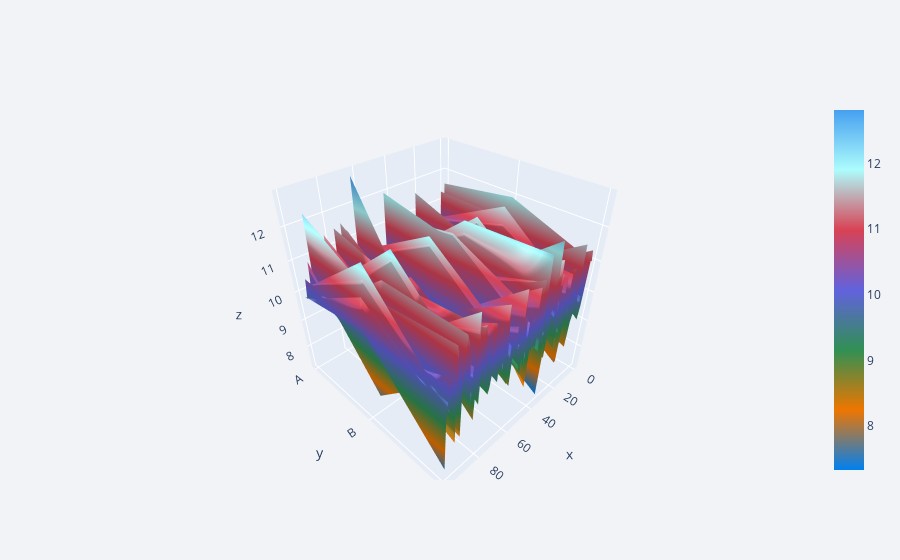

The notebook cell this image was saved under:
### Code cell
ran.iplot(kind='surface')

### Figure 1 — Plotly figure (JSON) as saved in the notebook; plotly's stock layout.template omitted (floating-point values rounded to 4 significant figures; data arrays with more than 128 entries replaced by an {"elided": "..."} marker saying what was removed)
{"data": [{"colorscale": [[0, "rgb(0, 128, 240)"], [0.1667, "rgb(238, 118, 0)"], [0.3333, "rgb(48, 144, 84)"], [0.5, "rgb(98, 98, 222)"], [0.6667, "rgb(217, 66, 85)"], [0.8333, "rgb(173, 252, 252)"], [1, "rgb(70, 160, 240)"]], "type": "surface", "x": [0, 1, 2, 3, 4, 5, 6, 7, 8, 9, 10, 11, 12, 13, 14, 15, 16, 17, 18, 19, 20, 21, 22, 23, 24, 25, 26, 27, 28, 29, 30, 31, 32, 33, 34, 35, 36, 37, 38, 39, 40, 41, 42, 43, 44, 45, 46, 47, 48, 49, 50, 51, 52, 53, 54, 55, 56, 57, 58, 59, 60, 61, 62, 63, 64, 65, 66, 67, 68, 69, 70, 71, 72, 73, 74, 75, 76, 77, 78, 79, 80, 81, 82, 83, 84, 85, 86, 87, 88, 89, 90, 91, 92, 93, 94, 95, 96, 97, 98, 99], "y": ["A", "B", "C"], "z": {"elided": "3x100 float values"}}], "layout": {"legend": {"bgcolor": "#F2F3F7", "font": {"color": "#505050"}}, "paper_bgcolor": "#F2F3F7", "plot_bgcolor": "#F2F3F7", "title": {"font": {"color": "#484848"}}, "xaxis": {"gridcolor": "#E1E5ED", "showgrid": true, "tickfont": {"color": "#505050"}, "title": {"font": {"color": "#505050"}, "text": ""}, "zerolinecolor": "#E1E5ED"}, "yaxis": {"gridcolor": "#E1E5ED", "showgrid": true, "tickfont": {"color": "#505050"}, "title": {"font": {"color": "#505050"}, "text": ""}, "zerolinecolor": "#E1E5ED"}}}
